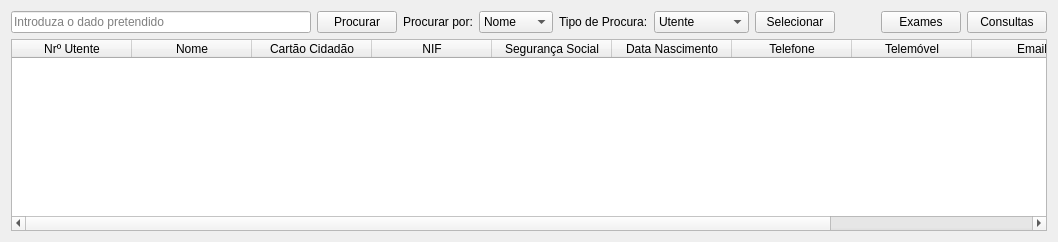
          <widget class="QWidget" name="procurar">
           <attribute name="title">
            <string>Procurar</string>
           </attribute>
           <layout class="QGridLayout" name="gridLayout_7">
            <item row="0" column="0">
             <layout class="QGridLayout" name="gridLayout_6">
              <item row="4" column="1">
               <widget class="QPushButton" name="searchPatientTrigger">
                <property name="maximumSize">
                 <size>
                  <width>200</width>
                  <height>16777215</height>
                 </size>
                </property>
                <property name="text">
                 <string>Procurar</string>
                </property>
               </widget>
              </item>
              <item row="4" column="0">
               <widget class="QLineEdit" name="nameSearchBar">
                <property name="minimumSize">
                 <size>
                  <width>300</width>
                  <height>0</height>
                 </size>
                </property>
                <property name="maximumSize">
                 <size>
                  <width>600</width>
                  <height>16777215</height>
                 </size>
                </property>
                <property name="font">
                 <font>
                  <family>Segoe UI</family>
                  <pointsize>9</pointsize>
                 </font>
                </property>
                <property name="placeholderText">
                 <string>Introduza o dado pretendido</string>
                </property>
               </widget>
              </item>
              <item row="4" column="2">
               <widget class="QLabel" name="label">
                <property name="maximumSize">
                 <size>
                  <width>150</width>
                  <height>16777215</height>
                 </size>
                </property>
                <property name="font">
                 <font>
                  <family>Segoe UI</family>
                  <pointsize>9</pointsize>
                 </font>
                </property>
                <property name="text">
                 <string>Procurar por:</string>
                </property>
               </widget>
              </item>
              <item row="4" column="4">
               <widget class="QLabel" name="label_2">
                <property name="maximumSize">
                 <size>
                  <width>150</width>
                  <height>16777215</height>
                 </size>
                </property>
                <property name="font">
                 <font>
                  <family>Segoe UI</family>
                  <pointsize>9</pointsize>
                 </font>
                </property>
                <property name="text">
                 <string>Tipo de Procura:</string>
                </property>
               </widget>
              </item>
              <item row="4" column="3">
               <widget class="QComboBox" name="comboBox">
                <property name="maximumSize">
                 <size>
                  <width>200</width>
                  <height>16777215</height>
                 </size>
                </property>
                <property name="font">
                 <font>
                  <family>Segoe UI</family>
                  <pointsize>9</pointsize>
                 </font>
                </property>
                <item>
                 <property name="text">
                  <string>Nome</string>
                 </property>
                </item>
                <item>
                 <property name="text">
                  <string>Número</string>
                 </property>
                </item>
               </widget>
              </item>
              <item row="4" column="8">
               <widget class="QPushButton" name="showExamButton">
                <property name="text">
                 <string>Exames</string>
                </property>
               </widget>
              </item>
              <item row="4" column="9">
               <widget class="QPushButton" name="showAppointmentButton">
                <property name="text">
                 <string>Consultas</string>
                </property>
               </widget>
              </item>
              <item row="4" column="7">
               <spacer name="horizontalSpacer">
                <property name="orientation">
                 <enum>Qt::Horizontal</enum>
                </property>
                <property name="sizeHint" stdset="0">
                 <size>
                  <width>40</width>
                  <height>20</height>
                 </size>
                </property>
               </spacer>
              </item>
              <item row="4" column="6" alignment="Qt::AlignRight">
               <widget class="QPushButton" name="searchPatient">
                <property name="text">
                 <string>Selecionar</string>
                </property>
               </widget>
              </item>
              <item row="4" column="5">
               <widget class="QComboBox" name="comboBox_2">
                <property name="maximumSize">
                 <size>
                  <width>200</width>
                  <height>16777215</height>
                 </size>
                </property>
                <property name="font">
                 <font>
                  <family>Segoe UI</family>
                  <pointsize>9</pointsize>
                 </font>
                </property>
                <item>
                 <property name="text">
                  <string>Utente</string>
                 </property>
                </item>
                <item>
                 <property name="text">
                  <string>Funcionário</string>
                 </property>
                </item>
               </widget>
              </item>
             </layout>
            </item>
            <item row="2" column="0">
             <layout class="QGridLayout" name="gridLayout_5">
              <item row="0" column="0">
               <widget class="QTableWidget" name="showPatientsTable">
                <property name="enabled">
                 <bool>true</bool>
                </property>
                <property name="maximumSize">
                 <size>
                  <width>16777215</width>
                  <height>16777215</height>
                 </size>
                </property>
                <property name="font">
                 <font>
                  <family>Segoe UI</family>
                  <pointsize>9</pointsize>
                 </font>
                </property>
                <property name="editTriggers">
                 <set>QAbstractItemView::NoEditTriggers</set>
                </property>
                <property name="selectionMode">
                 <enum>QAbstractItemView::ExtendedSelection</enum>
                </property>
                <property name="selectionBehavior">
                 <enum>QAbstractItemView::SelectRows</enum>
                </property>
                <property name="showGrid">
                 <bool>true</bool>
                </property>
                <property name="sortingEnabled">
                 <bool>false</bool>
                </property>
                <property name="wordWrap">
                 <bool>true</bool>
                </property>
                <property name="rowCount">
                 <number>0</number>
                </property>
                <attribute name="horizontalHeaderDefaultSectionSize">
                 <number>120</number>
                </attribute>
                <attribute name="horizontalHeaderMinimumSectionSize">
                 <number>120</number>
                </attribute>
                <attribute name="horizontalHeaderStretchLastSection">
                 <bool>true</bool>
                </attribute>
                <column>
                 <property name="text">
                  <string>Nrº Utente</string>
                 </property>
                </column>
                <column>
                 <property name="text">
                  <string>Nome</string>
                 </property>
                </column>
                <column>
                 <property name="text">
                  <string>Cartão Cidadão</string>
                 </property>
                </column>
                <column>
                 <property name="text">
                  <string>NIF</string>
                 </property>
                </column>
                <column>
                 <property name="text">
                  <string>Segurança Social</string>
                 </property>
                </column>
                <column>
                 <property name="text">
                  <string>Data Nascimento</string>
                 </property>
                </column>
                <column>
                 <property name="text">
                  <string>Telefone</string>
                 </property>
                </column>
                <column>
                 <property name="text">
                  <string>Telemóvel</string>
                 </property>
                </column>
                <column>
                 <property name="text">
                  <string>Email</string>
                 </property>
                </column>
                <column>
                 <property name="text">
                  <string>Morada</string>
                 </property>
                </column>
               </widget>
              </item>
             </layout>
            </item>
           </layout>
          </widget>
